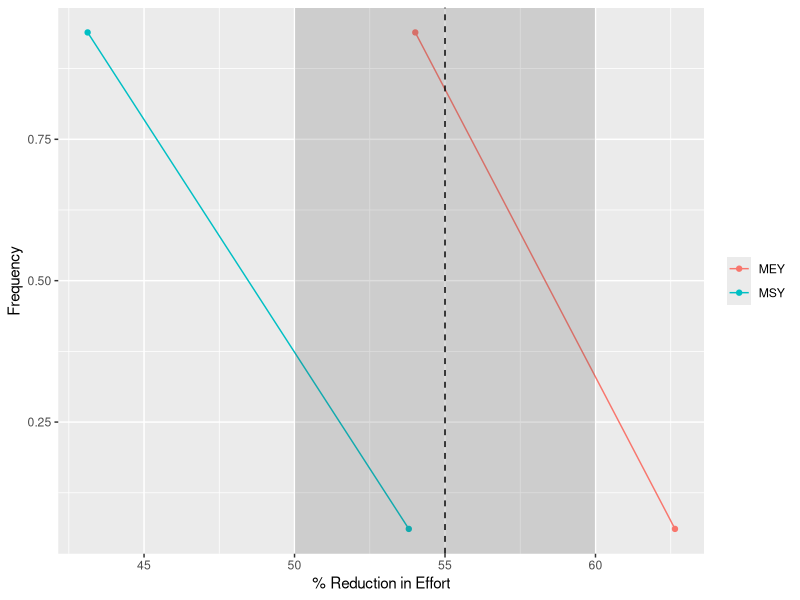

Source code (R):
rm(list=ls())

library(readr)
library(ggplot2)
library(cowplot)
library(tibble)
library(tidyr)
library(dplyr)

##### 2 functions #####

### Function 1: Plot that asks: Will rebuilding be enough? 
### (i.e. distribution plot/frequency weight one) 

## Inputs: 
# 1: A dataframe with 4 columns: idorig, pctredfmsy, pctredfmey, weight (weight pre-normalized to add up to 1)
#    Sample of this dataframe attached as "sample-table-f1.csv"
# 2: 3 estimates of percent change needed for the bycatch species of interest: point/median, lower, upper

## Outputs: Plot with % Change in F on x-axis, and freq. distributions 
##  for each of msy and mey (i.e. pctredfmsy and pctredfmey), and vertical gridline at point/median estimate, 
##  with shaded region between lower and upper values given

df1 <- read_csv("sample-table-f1.csv")
## GM: Matt, when exporting CSV files via write.csv, remember to set row.names = F
## I've adjusted the sample datasets in this folder already, but just a tip for the future

df1 %>%
  rename(MSY = pctredfmsy,
         MEY = pctredfmey) %>%
  gather(key, reduction, MSY:MEY) %>%
  group_by(key, reduction) %>%
  summarise(culm_weight = sum(weight, na.rm = T)) %>%
  ggplot(aes(x = reduction, y = culm_weight, col = key)) +
  geom_point() +
  geom_line() +
  ## GM: We can test the geom_smooth function with bigger data...
  # geom_smooth(span = 0.2, se = F) +
  ## GM: You have to plug these next values in maually at the moment. 
  ## Ideally it would call an another dataframe automatically. This is
  ## easy to do, but I'd need to see the data to set up the function.
  annotate("rect", xmin = 50, xmax = 60, ymin = -Inf, ymax = Inf,
           alpha = .2) +
  geom_vline(xintercept = 55, lty = 2) +
  labs(x = "% Reduction in Effort", y = "Frequency") +
  theme(legend.title = element_blank())


### Function 2: How much does it cost to reduce mortality enough? (minimized) 

## Inputs: 
# 1: A dataframe with columns: idorig, pctredfmsy, pctredfmey, weight, fvfmsy, g, beta, phi, price, marginalcost
#    Sample of this dataframe attached as "sample-table-f2.csv"
# 2: 3 estimates of percent change needed for the bycatch species of interest: point/median, lower, upper
# 3: A desired percent chance that the bycatch reduction threshold is met
# 4: A function (below) describing the relationship for a target stock between the equilibrium profit 
#     and the percent reduction in F (pctredf; a variable) in terms of columns in the input table.
#     The function will be the same for all stocks.
eqprofit <- function(pctred,price,marginalcost,fvfmsy,g,k,phi,beta) {
  eqp <-  (0.01 * price * fvfmsy * g * k * (100 - pctred) * (((1 + phi - (fvfmsy * phi) + (0.01 * fvfmsy * pctred * phi))/(1 + phi))^(1/phi))) - 
    (marginalcost * ((fvfmsy * g * (1 - (pctred/100)))^beta)) + 
    return(eqp)
}

# 5: A function (below) describing the relationship for a target stock between the equilibrium yield (i.e. catch) 
#     and the percent reduction in F (pctredf; a variable) in terms of columns in the input table.
#     The function will be the same for all stocks.
eqyield <- function(pctred,fvfmsy,g,k,phi) {
  eqy <- 0.01 * fvfmsy * g * k * (100 - pctred) * (((1 + phi - (fvfmsy * phi) + (0.01 * fvfmsy * pctred * phi))/(1 + phi))^(1/phi))
  return(eqy)
}

# 6: A function (below) describing the relationship between bycatch benefit (in terms of percent reduction in bycatch mortality)
#     and the percent reduction in F for a target stock (pctredf; a variable)
bycatchbenefit <- function(pctred,weight) {
  benefit <- pctred * weight
  return(benefit)
}

## Outputs: 
# 1. 2 values (not a data frame): (i) minimum profit cost of achieving the point/median percent change needed for bycatch species
#                                 (ii) minimum yield cost of achieving the point/median percent change needed for bycatch species
# 2,3. Same as 1. but for each of the lower and upper percent change needed.
